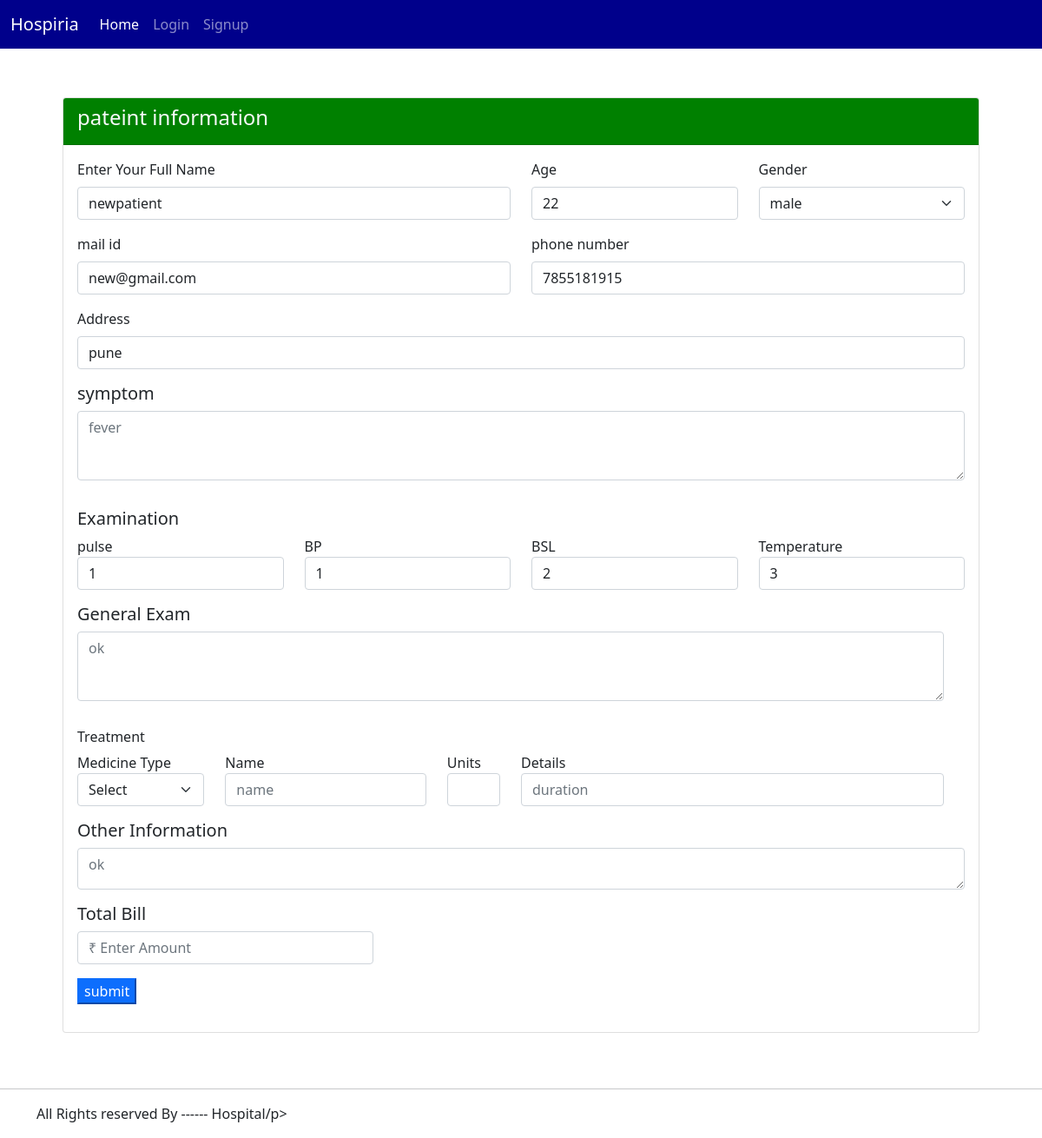
/6/, run on the app's committed database.
### hospital_management/models.py (models this page shows)
class PatientInfoNew(models.Model):
    Patient_name= models.CharField(max_length=100)
    age=models.IntegerField(null=False)
    mobile=models.CharField(max_length=10,blank=True)
    email=models.EmailField(max_length=250,null=True,blank=True,unique=True)
    gender=models.CharField(max_length=10)
    address=models.TextField(max_length=250,blank=True)
    complaint = models.TextField(max_length=250,blank=True)
    pulse=models.CharField(max_length = 3,blank=True)
    bp=models.CharField(max_length=3,blank=True)
    bsl=models.CharField(max_length=3,blank=True)
    temprature=models.CharField(max_length=3,blank=True)
    general_exam = models.CharField(max_length=250,blank=True)
    medicine_type1 = models.CharField(max_length=100,blank=True)
    medicine_name1 = models.CharField(max_length=100,blank=True)
    medicine_units1 = models.CharField(max_length =3,blank=True)
    medicine_detail1 = models.CharField(max_length=50,blank=True)
    medicine_type2 = models.CharField(max_length=100,blank=True,null=True)
    medicine_name2 = models.CharField(max_length=100,blank=True,null=True)
    medicine_units2 = models.CharField(max_length =3,blank=True,null=True)
    medicine_detail2 = models.CharField(max_length=50,blank=True,null=True)
    medicine_type3 = models.CharField(max_length=100,blank=True,null=True)
    medicine_name3 = models.CharField(max_length=100,blank=True,null=True)
    medicine_units3 = models.CharField(max_length =3,blank=True,null=True)
    medicin_detail3 = models.CharField(max_length=50,blank=True,null=True)
    medicine_type4 = models.CharField(max_length=100,blank=True,null=True)
    medicine_name4 = models.CharField(max_length=100,blank=True,null=True)
    medicine_units4 = models.CharField(max_length =3,blank=True,null=True)
    medicine_detail4 = models.CharField(max_length=50,blank=True,null=True)
    medicine_type5 = models.CharField(max_length=100,blank=True,null=True)
    medicine_name5 = models.CharField(max_length=100,blank=True,null=True)
    medicine_units5 = models.CharField(max_length =3,blank=True,null=True)
    medicine_detail5 = models.CharField(max_length=50,blank=True,null=True)
    other_information = models.TextField(max_length=200,blank=True)
    total_bill = models.CharField(max_length = 5,blank=True)
    added_on = models.DateTimeField(auto_now_add=True,null=True)
    updated_at = models.DateTimeField(auto_now=True)

### hospital_management/views.py (the view)
# urls.py: path('<int:id>/',views.update_data,name="update"),
def update_data(request, id):
    allPatient = PatientInfoNew.objects.get(pk=id)
    if request.method == 'POST':
        patient_name = request.POST.get('patient_name')
        email = request.POST.get('email')
        mobile = request.POST.get('mobile')
        gender = request.POST.get('gender')
        age = request.POST.get('age')
        address = request.POST.get('address')
        complaint = request.POST.get('complaint')
        pulse = request.POST.get('pulse')
        bp = request.POST.get('bp')
        temprature = request.POST.get('temprature')
        bsl = request.POST.get('bsl')
        general_exam = request.POST.get('general_exam')
        medicin_type = request.POST.get('medicin_type')
        medicin_name = request.POST.get('medicin_name')
        medicin = request.POST.get('medicine')
        unit = request.POST.get('unit')
        medicin_type2 = request.POST.get('medicin_type2')
        medicin_name2 = request.POST.get('medicin_name2')
        medicin2 = request.POST.get('medicine_detail2')
        unit2 = request.POST.get('unit2')
        medicin_type3 = request.POST.get('medicin_type3')
        medicin_name3 = request.POST.get('medicin_name3')
        medicin3 = request.POST.get('medicine_detail3')
        unit3 = request.POST.get('unit3')
        medicin_type4 = request.POST.get('medicin_type4')
        medicin_name4 = request.POST.get('medicin_name4')
        medicin4 = request.POST.get('medicine_detail4')
        unit4 = request.POST.get('unit4')
        medicin_type5 = request.POST.get('medicin_type5')
        medicin_name5 = request.POST.get('medicin_name5')
        medicin5 = request.POST.get('medicine_detail5')
        unit5 = request.POST.get('unit5')
        other_info = request.POST.get('other_info')
        total_bill = request.POST.get('total_amount')
        patient = PatientInfoNew(id=id,Patient_name=patient_name,email=email,mobile=mobile,gender=gender,age=age,address=address,complaint=complaint,pulse=pulse,bp=bp,temprature=temprature,bsl=bsl,general_exam=general_exam,medicine_type1=medicin_type,medicine_name1=medicin_name,medicine_detail1=medicin,medicine_units1=unit,medicine_type2=medicin_type2,medicine_name2=medicin_name2,medicine_detail2=medicin2,medicine_units2=unit2,medicine_type3=medicin_type3,medicine_name3=medicin_name3,medicin_detail3=medicin3,medicine_units3=unit3,medicine_type4=medicin_type4,medicine_name4=medicin_name4,medicine_detail4=medicin4,medicine_units4=unit4,medicine_type5=medicin_type5,medicine_name5=medicin_name5,medicine_detail5=medicin5,medicine_units5=unit5,other_information=other_info,total_bill=total_bill)
        patient.save()
        patient = PatientInfoNew.objects.all()
        return render(request,'patientrecord.html',{'title':'Patient Record','msg':'Data Updated Successfully!!!','patientdata': patient})
    else:
        return render(request,'Update_data.html',{"title":'Update data','patient':allPatient})

### hospital_management/templates/Update_data.html (shortened to what this page needs)
{% include 'header.html' %}
<div class="container-fluid mt-2">
    <div class="row">
        <div class="container">
            <div class="row m-lg-5">
                <div class="col-md-12">
                    <div class="card">
                        <div class="card-header text-light" style="background-color:green">
                            <h4 class="card-title"> pateint information</h4>
                        </div>
                        <div class="card-body">
                            <div class="row">
                                <form action="" method="post">
                                    <div class="row">
                                        <div class=" col-md-6 mb-3">
                                            <label class="form-label">Enter Your Full Name</label>
                                            <input name="patient_name" type="text" placeholder="name"
                                                class="form-control" value="{{patient.Patient_name}}">
                                        </div>
                                        <div class=" col-md-3 mb-3">
                                            <label class="form-label">Age</label>
                                            <input name="age" type="number" placeholder="age" class="form-control" value="{{patient.age}}">
                                        </div>
                                        <div class="col-md-3 mb-3 mt-0">
                                            <label class="form-label"  >Gender</label>
                                            <select class="form-select" name="gender"
                                                arial-label="Default select example"  required>
                                                <option value="{{patient.gender}}">{{patient.gender}}</option>
                                            </select>
                                        </div>
                                        <div class=" col-md-6 mb-3">
                                            <label class="form-label">mail id </label>
                                            <input name="email" type="email" placeholder="Email" class="form-control" value="{{patient.email}}">
                                        </div>
                                        <div class=" col-md-6 mb-3">
                                            <label class="form-label">phone number </label>
                                            <input name="mobile" type="number" placeholder="mobile number"
                                                class="form-control" value="{{patient.mobile}}">
                                        </div>
                                    </div>
                            </div>
                            <div class="col-md-12 mb-3">
                                <label class="form-label">Address</label>
                                <input name="address" type="text" placeholder="address" class="form-control" value="{{patient.address}}">
                            </div>
                            <div class="row">
                                <div class=" col-md-12 mb-3">
                                    <h5>symptom</h5>
                                    <div class="mb-3">
                                        <textarea class="form-control" id="message"
                                            name="complaint" placeholder="{{patient.complaint}}"
                                            style="height: 5rem" data-sb-validations="required"></textarea>
                                    </div>
                                </div>
                            </div>
                            <h5>Examination</h5>
                            <div class="row">
                                <div class=" col-md-3 mb-3">
                                    <label class="form-lable">pulse </label>
                                    <input name="pulse"  type="text" placeholder="pulse rate" class="form-control" pattern="[0-9]+" value="{{patient.pulse}}">
                                </div>
                                <div class="col-md-3 mb-3">
                                    <label class="form-lable">BP </label>
                                    <input name="bp"  type="text" placeholder="BP" class="form-control" value="{{patient.bp}}">
                                </div>
                                <div class="col-md-3 mb-3">
                                    <label class="form-lable">BSL </label>
                                    <input name="bsl" type="text" placeholder="BSL" class="form-control" value="{{patient.bsl}}">
                                </div>
                                <div class="col-md-3 mb-3">
                                    <label class="form-lable">Temperature </label>
                                    <input name="temprature" type="text" placeholder="Temp" class="form-control" value="{{patient.temprature}}">
                                </div>
                                <div class="row">
                                    <div class=" col-md-12 mb-3">
                                        <h5>General Exam</h5>
                                        <div class="mb-3">
                                            <textarea class="form-control" id="message"
                                                name="general_exam" placeholder="{{patient.general_exam}}"
                                                style="height: 5rem" data-sb-validations="required"></textarea>
                                        </div>
                                    </div>
                                </div>
                                <div class="row">
                                    <h6>Treatment</h6>
                                    <div class="col-md-2 mb-3 mt-0">
                                        <label class="form-lable">Medicine Type</label>
                                        <select class="form-select" name="medicin_type" value="{{patient.medicin_type}}"
                                            arial-label="Default select example">
                                            <option value="">Select</option>
                                        </select>
                                    </div>
                                    <div class="col-md-3 mb-3">
                                        <label class="form-lable">Name </label>
                                        <input name="medicin_name" type="text" placeholder="name" class="form-control">
                                    </div>
                                    <div class="col-md-1 mb-3">
                                        <label class="form-lable">Units </label>
                                        <input name="unit" type="text" placeholder="" class="form-control">
                                    </div>
                                    <div class="col-md-6 mb-3">
                                        <label class="form-lable">Details </label>
                                        <input name="medicine" type="text" placeholder="duration" class="form-control">
                                    </div>
                                </div>
                            </div>
                            <div class="row">
                                <div class=" col-md-12 mb-3">
                                    <div class="form-label">
                                        <h5>Other Information</h5>
                                    <div class="mb-3">
                                        <textarea class="form-control" id="message"
                                            name="other_info" placeholder="{{patient.other_information}}"
                                            style="height: 3rem" data-sb-validations="required" ></textarea>
                                    </div>
                                    <div>
                                        <div class="col-md-4 mb-3">
                                            <label class="form-lable"><h5>Total Bill</h5> </label>
                                            <input name="total_amount" type="number" placeholder="₹ Enter Amount" class="form-control">
                                        </div>
                                    </div>
                                    </div>
                                    <div>
                                        <button class="button btn-primary" type="submit">submit</button>
                                    </div>
                                </div>
                            </div>
                        </div>
                    </div>
                </div>
            </div>
        </div>
    </div>
</div>
{% include 'footer.html' %}

### data on the page
PatientInfoNew: patient_name "newpatient", age "22", gender "male", email "new@gmail.com", mobile "7855181915", address "pune", complaint "fever", pulse "1", bp "1", bsl "2", temprature "3", general_exam "ok", other_info "ok"
